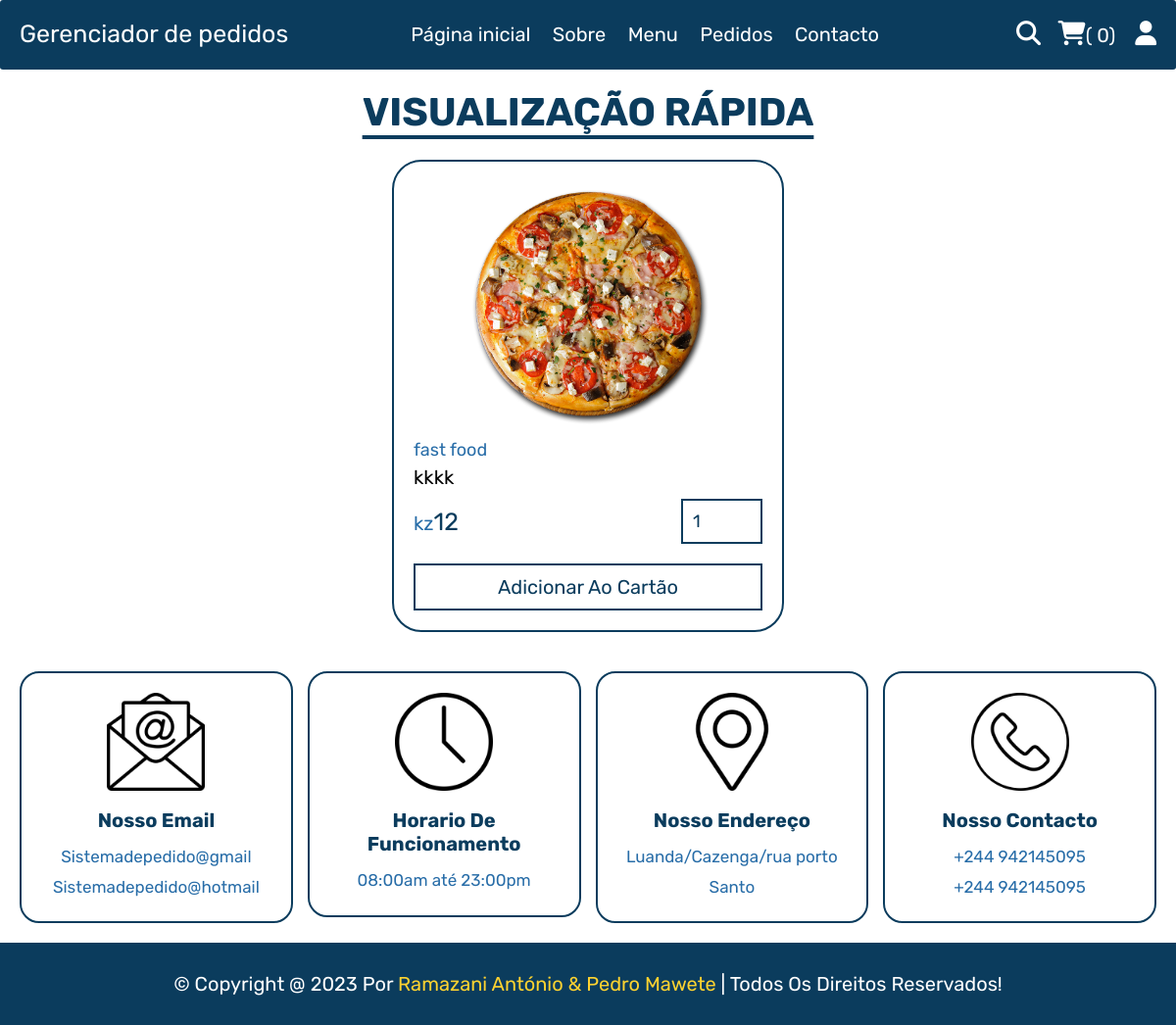
The app's page /visualização.php?pid=3, older data.
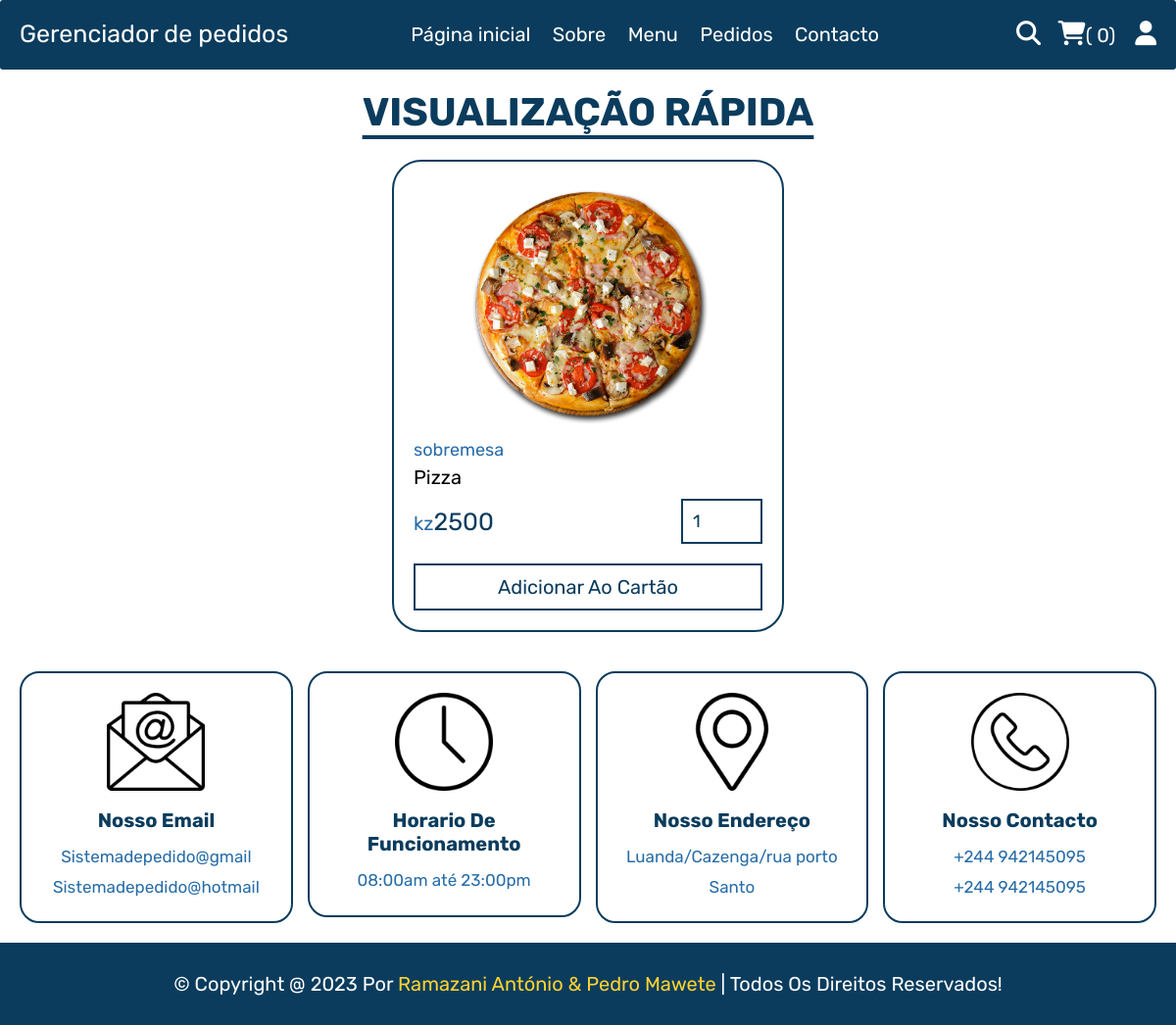
The same page, newer data.
### tables this page shows
CREATE TABLE `produtos` (
  `id` int(100) NOT NULL AUTO_INCREMENT,
  `nome` varchar(100) NOT NULL,
  `categoria` varchar(100) NOT NULL,
  `preço` int(10) NOT NULL,
  `imagem` varchar(100) NOT NULL,
  `disponivel` int(11) NOT NULL,
  PRIMARY KEY (`id`)
);

### visualização.php (the view, shortened to what this page needs)
<?php
include __DIR__ . './components/connect.php';
?>
<!DOCTYPE html>
<html lang="pt-br">
<head>
   <link rel="stylesheet" href="https://cdnjs.cloudflare.com/ajax/libs/font-awesome/6.1.1/css/all.min.css">
   <link rel="stylesheet" href="./css/animate.min.css">
   <link rel="stylesheet" href="css/style.css">
</head>
<body>
<?php include 'components/usuario_cabeçalho.php'; ?>
<section class="quick-view">
   <h1 class="titulo">Visualização rápida</h1>
   <?php
      $pid = $_GET['pid'];
      $select_products = $conn->prepare("SELECT * FROM `produtos` WHERE id = ?");
      $select_products->execute([$pid]);
      if($select_products->rowCount() > 0){
         while($fetch_products = $select_products->fetch(PDO::FETCH_ASSOC)){
   ?>
   <form action="" method="post" class="box">
      <img src="imagem_editada/<?= $fetch_products['imagem']; ?>" alt="">
      <a href="categoria.php?category=<?= $fetch_products['categoria']; ?>" class="cat"><?= $fetch_products['categoria']; ?></a>
      <div class="name"><?= $fetch_products['nome']; ?></div>
      <div class="flex">
         <div class="price"><span>kz</span><?= $fetch_products['preço']; ?></div>
         <input type="number" name="qty" class="qty" min="1" max="99" value="1" maxlength="2">
      </div>
      <button type="submit" name="add_to_cart" class="cart-btn">adicionar ao cartão</button>
   </form>
   <?php
         }
      }else{
         echo '<p class="empty">nenhum produto adicionado ainda!</p>';
      }
   ?>
</section>
<?php include 'components/footer.php'; ?>
</body>
</html>

Row changes from the older to the newer data that the page shows:
changed produtos: categoria "fast food" → "sobremesa"; nome "kkkk" → "Pizza"; preço "12" → "2500"
